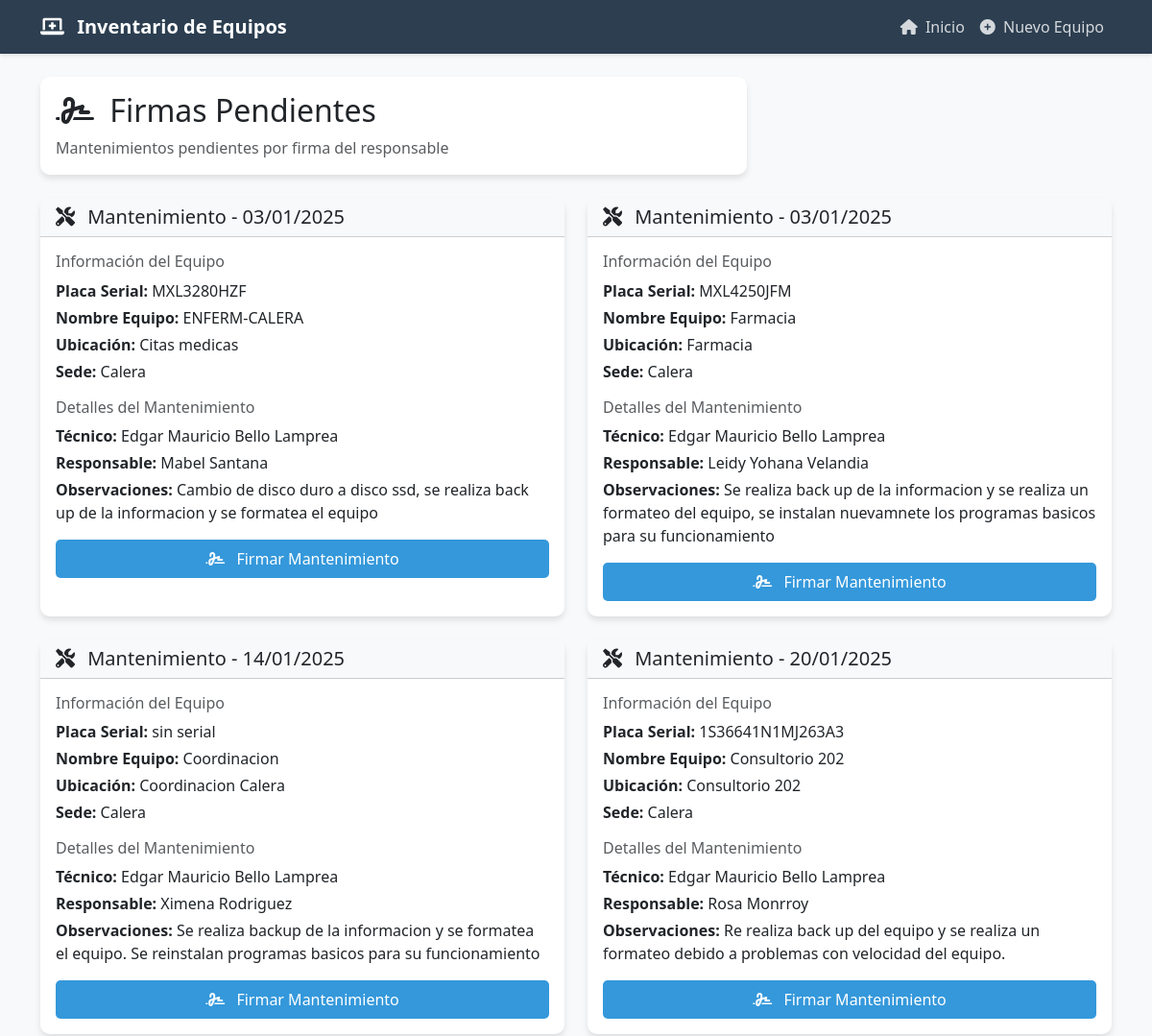
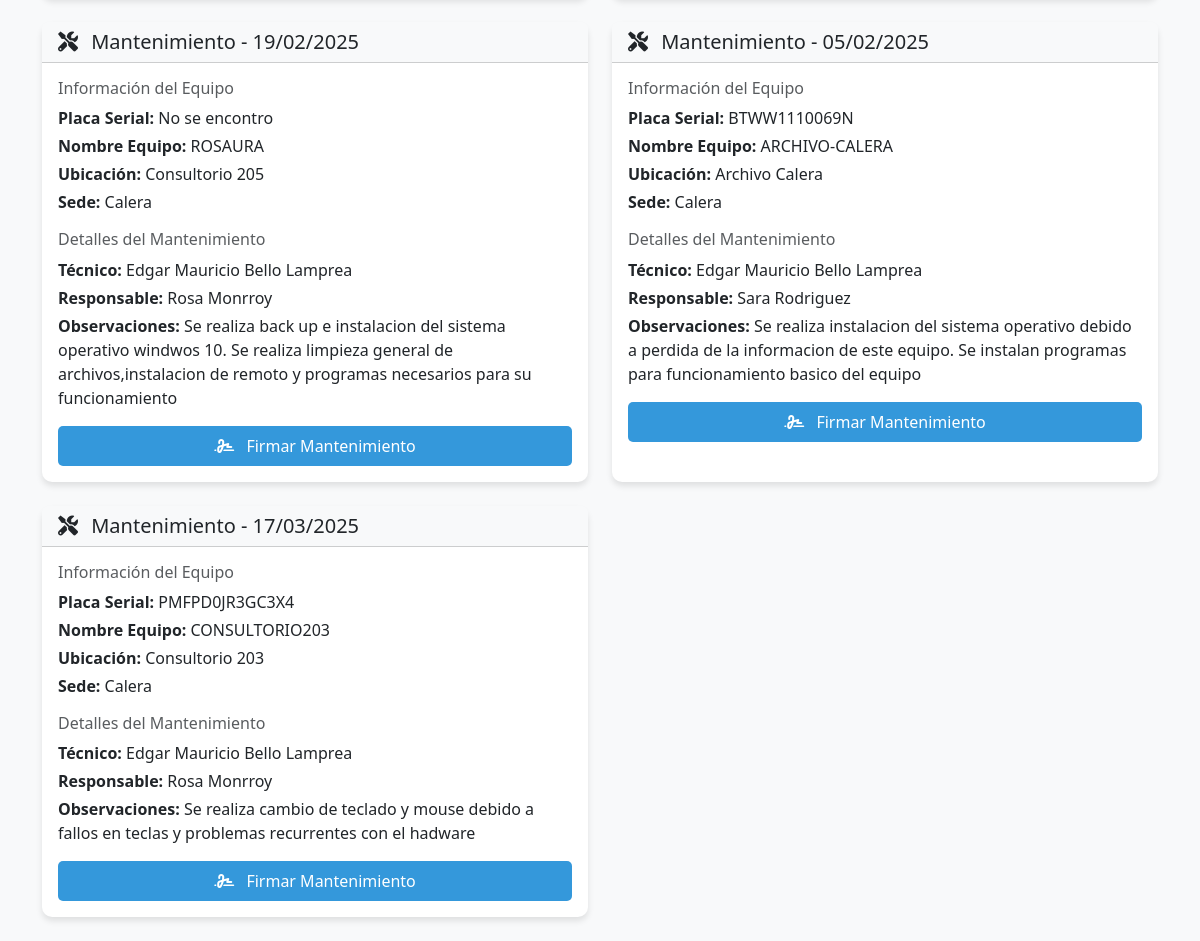
The page /firmas_pendientes on the database its author committed (2 pictures, top to bottom).
### app.py (models this page shows)
class Mantenimientos(db.Model):
    __tablename__ = 'Mantenimientos'
    DireccionMac = db.Column(db.String(50), primary_key=True)
    Fecha = db.Column(db.String(20))
    Observaciones = db.Column(db.Text)
    Tecnico = db.Column(db.String(100))
    ResponsableEquipo = db.Column(db.String(100))
    FirmaResponsable = db.Column(db.String(500))  # Campo para almacenar la firma

### app.py (the view)
@app.route('/firmas_pendientes')
def firmas_pendientes():
    try:
        mantenimientos_pendientes = db.session.query(Mantenimientos, Datospc).\
            join(Datospc, Mantenimientos.DireccionMac == Datospc.direccionMac).\
            filter(Mantenimientos.FirmaResponsable.is_(None)).all()
        return render_template('firmas_pendientes.html', mantenimientos=mantenimientos_pendientes)
    except Exception as e:
        print(f"Error al consultar mantenimientos pendientes: {str(e)}")
        return render_template('firmas_pendientes.html', mantenimientos=[])

### templates/firmas_pendientes.html (shortened to what this page needs)
{% extends "base.html" %}
{% block content %}
<div class="row mb-4">
    <div class="col-md-8">
        <div class="card">
            <div class="card-body">
                <h2 class="card-title">
                    <i class="fas fa-signature me-2"></i>
                    Firmas Pendientes
                </h2>
                <p class="card-text text-muted">
                    Mantenimientos pendientes por firma del responsable
                </p>
            </div>
        </div>
    </div>
</div>
<div class="row">
    {% for mantenimiento, equipo in mantenimientos %}
    <div class="col-md-6 mb-4">
        <div class="card h-100">
            <div class="card-header bg-light">
                <h5 class="card-title mb-0">
                    <i class="fas fa-tools me-2"></i>
                    Mantenimiento - {{ mantenimiento.Fecha }}
                </h5>
            </div>
            <div class="card-body">
                <div class="mb-3">
                    <h6 class="text-muted mb-2">Información del Equipo</h6>
                    <p class="mb-1"><strong>Placa Serial:</strong> {{ equipo.placaSerial }}</p>
                    <p class="mb-1"><strong>Nombre Equipo:</strong> {{ equipo.nombreEquipo }}</p>
                    <p class="mb-1"><strong>Ubicación:</strong> {{ equipo.Ubicacion }}</p>
                    <p class="mb-1"><strong>Sede:</strong> {{ equipo.Sede }}</p>
                </div>
                <div class="mb-3">
                    <h6 class="text-muted mb-2">Detalles del Mantenimiento</h6>
                    <p class="mb-1"><strong>Técnico:</strong> {{ mantenimiento.Tecnico }}</p>
                    <p class="mb-1"><strong>Responsable:</strong> {{ mantenimiento.ResponsableEquipo }}</p>
                    <p class="mb-1"><strong>Observaciones:</strong> {{ mantenimiento.Observaciones }}</p>
                </div>
                <div class="d-grid">
                    <a href="{{ url_for('firmar_mantenimiento', direccionMac=mantenimiento.DireccionMac) }}"
                       class="btn btn-primary">
                        <i class="fas fa-signature me-2"></i>
                        Firmar Mantenimiento
                    </a>
                </div>
            </div>
        </div>
    </div>
    {% endfor %}
</div>
{% endblock %}

### templates/base.html (style rules this page uses)
:root { --primary-color: #2c3e50; --secondary-color: #3498db; --accent-color: #e74c3c; }
body { background-color: #f8f9fa; font-family: 'Segoe UI', Tahoma, Geneva, Verdana, sans-serif; }
.card { border: none; border-radius: 10px; box-shadow: 0 4px 6px rgba(0,0,0,0.1); transition: transform 0.3s ease; }
.btn-primary { background-color: var(--secondary-color); border: none; padding: 8px 20px; border-radius: 5px; }

### rows shown on the page
Mantenimientos: Fecha "03/01/2025", placaSerial "MXL3280HZF", nombreEquipo "ENFERM-CALERA", Ubicacion "Citas medicas", Sede "Calera", Tecnico "Edgar Mauricio Bello Lamprea", ResponsableEquipo "Mabel Santana", Observaciones "Cambio de disco duro a disco ssd, se realiza back up de la informacion y se formatea el equipo"
Mantenimientos: Fecha "03/01/2025", placaSerial "MXL4250JFM", nombreEquipo "Farmacia", Ubicacion "Farmacia", Sede "Calera", Tecnico "Edgar Mauricio Bello Lamprea", ResponsableEquipo "Leidy Yohana Velandia", Observaciones "Se realiza back up de la informacion y se realiza un formateo del equipo, se instalan nuevamnete los programas basicos para su funcionamiento"
Mantenimientos: Fecha "14/01/2025", placaSerial "sin serial", nombreEquipo "Coordinacion", Ubicacion "Coordinacion Calera", Sede "Calera", Tecnico "Edgar Mauricio Bello Lamprea", ResponsableEquipo "Ximena Rodriguez", Observaciones "Se realiza backup de la informacion y se formatea el equipo. Se reinstalan programas basicos para su funcionamiento"
Mantenimientos: Fecha "20/01/2025", placaSerial "1S36641N1MJ263A3", nombreEquipo "Consultorio 202", Ubicacion "Consultorio 202", Sede "Calera", Tecnico "Edgar Mauricio Bello Lamprea", ResponsableEquipo "Rosa Monrroy", Observaciones "Re realiza back up del equipo y se realiza un formateo debido a problemas con velocidad del equipo."
Mantenimientos: Fecha "19/02/2025", placaSerial "No se encontro", nombreEquipo "ROSAURA", Ubicacion "Consultorio 205", Sede "Calera", Tecnico "Edgar Mauricio Bello Lamprea", ResponsableEquipo "Rosa Monrroy", Observaciones "Se realiza back up e instalacion del sistema operativo windwos 10. Se realiza limpieza general de archivos,instalacion de remoto y programas necesarios para su funcionamiento"
Mantenimientos: Fecha "05/02/2025", placaSerial "BTWW1110069N", nombreEquipo "ARCHIVO-CALERA", Ubicacion "Archivo Calera", Sede "Calera", Tecnico "Edgar Mauricio Bello Lamprea", ResponsableEquipo "Sara Rodriguez", Observaciones "Se realiza instalacion del sistema operativo debido a perdida de la informacion de este equipo. Se instalan programas para funcionamiento basico del equipo"
Mantenimientos: Fecha "17/03/2025", placaSerial "PMFPD0JR3GC3X4", nombreEquipo "CONSULTORIO203", Ubicacion "Consultorio 203", Sede "Calera", Tecnico "Edgar Mauricio Bello Lamprea", ResponsableEquipo "Rosa Monrroy", Observaciones "Se realiza cambio de teclado y mouse debido a fallos en teclas y problemas recurrentes con el hadware"
